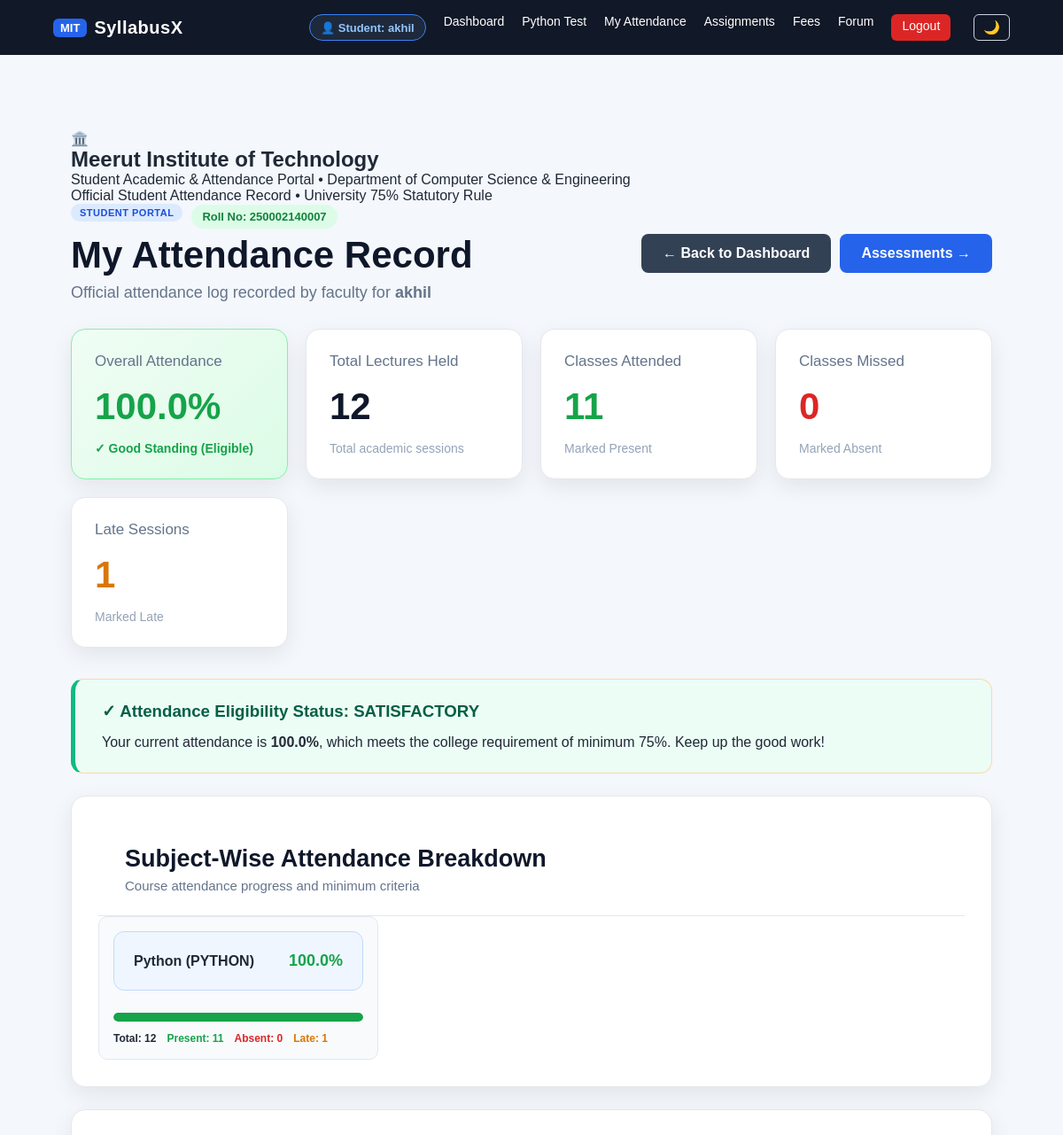
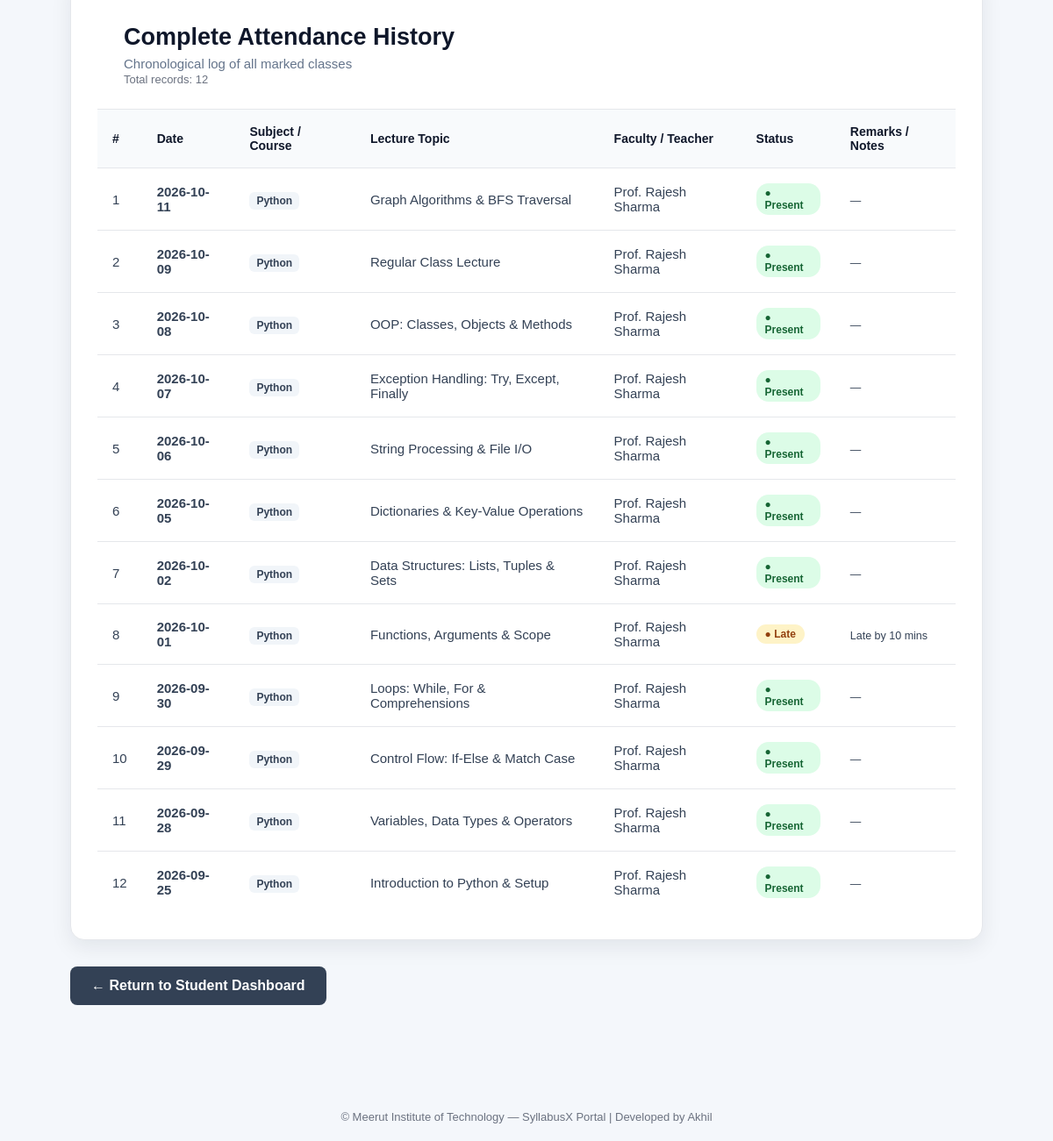
The app's page /student/attendance (signed in) with its own data (2 pictures, top to bottom).
### tables this page shows
CREATE TABLE students (
            id INTEGER PRIMARY KEY AUTOINCREMENT,
            name TEXT NOT NULL,
            roll_number TEXT NOT NULL UNIQUE,
            email TEXT NOT NULL UNIQUE,
            password_hash TEXT NOT NULL,
            created_at TEXT NOT NULL,
            last_login TEXT,
            status TEXT NOT NULL DEFAULT 'active'
        , mobile_number TEXT, email_verified INTEGER DEFAULT 0, mobile_verified INTEGER DEFAULT 0, aadhar_number TEXT, uidai_status TEXT DEFAULT 'verified', aadhar_card_file TEXT, face_photo TEXT, face_embedding TEXT);

CREATE TABLE courses (
            id INTEGER PRIMARY KEY AUTOINCREMENT,
            name TEXT NOT NULL UNIQUE,
            code TEXT NOT NULL UNIQUE,
            description TEXT,
            instructions TEXT,
            mcq_duration_minutes INTEGER DEFAULT 20,
            coding_duration_minutes INTEGER DEFAULT 60,
            is_active INTEGER DEFAULT 1,
            created_at TIMESTAMP DEFAULT CURRENT_TIMESTAMP
        );

CREATE TABLE attendance (
    id INTEGER PRIMARY KEY AUTOINCREMENT,
    student_id INTEGER NOT NULL,
    course_id INTEGER NOT NULL,
    faculty_id INTEGER,
    attendance_date TEXT NOT NULL,
    topic TEXT,
    status TEXT NOT NULL,
    remarks TEXT,
    marked_at TIMESTAMP DEFAULT CURRENT_TIMESTAMP,
    FOREIGN KEY (student_id) REFERENCES students(id) ON DELETE CASCADE,
    FOREIGN KEY (course_id) REFERENCES courses(id) ON DELETE CASCADE,
    FOREIGN KEY (faculty_id) REFERENCES admins(id) ON DELETE SET NULL,
    UNIQUE(student_id, course_id, attendance_date)
);

### app.py (the view)
@app.route(
    "/student/attendance"
)
@student_login_required
def student_attendance():
    student_id = session["student_id"]
    connection = get_db_connection()
    student = connection.execute("""
        SELECT *
        FROM students
        WHERE id = ?
    """, (
        student_id,
    )).fetchone()
    attendance_summary = get_student_attendance_summary(
        connection,
        student_id
    )
    records = get_student_attendance_records(
        connection,
        student_id
    )
    courses = connection.execute("""
        SELECT *
        FROM courses
        WHERE is_active = 1
        ORDER BY id
    """).fetchall()
    course_summaries = []
    for c in courses:
        c_summary = get_student_attendance_summary(
            connection,
            student_id,
            course_id=c["id"]
        )
        if c_summary["total_classes"] > 0:
            course_summaries.append({
                "course": c,
                "summary": c_summary
            })
    connection.close()
    return render_template(
        "student_attendance.html",
        student=student,
        attendance_summary=attendance_summary,
        course_summaries=course_summaries,
        records=records
    )

### app.py (called while the page is built)
@app.after_request
def add_security_headers(response):
    response.headers['X-Content-Type-Options'] = 'nosniff'
    response.headers['X-Frame-Options'] = 'SAMEORIGIN'
    response.headers['X-XSS-Protection'] = '1; mode=block'
    response.headers['Referrer-Policy'] = 'strict-origin-when-cross-origin'
    return response

def get_db_connection():
    database_url = os.environ.get("DATABASE_URL", "")
    if database_url and _PSYCOPG2_AVAILABLE:
        pg_conn = psycopg2.connect(database_url)
        return _PGConnectionWrapper(pg_conn)
    os.makedirs(DATABASE_DIR, exist_ok=True)
    connection = sqlite3.connect(
        DATABASE_PATH,
        timeout=30,
        check_same_thread=False
    )
    connection.row_factory = sqlite3.Row
    connection.execute("PRAGMA busy_timeout = 30000")
    connection.execute("PRAGMA foreign_keys = ON")
    return connection

def student_login_required(function):
    @wraps(function)
    def decorated_function(*args, **kwargs):
        if "student_id" not in session or session.get("role") != "student":
            flash("Please login to the Student Portal first.", "error")
            return redirect(url_for("login", tab="student"))
        return function(*args, **kwargs)
    return decorated_function

def get_student_attendance_records(connection, student_id, course_id=None, limit=None):
    query = """
        SELECT
            attendance.*,
            courses.name as course_name,
            courses.code as course_code,
            COALESCE(faculty.name, admins.name, 'Faculty Member') as faculty_name
        FROM attendance
        JOIN courses ON attendance.course_id = courses.id
        LEFT JOIN faculty ON attendance.faculty_id = faculty.id
        LEFT JOIN admins ON attendance.faculty_id = admins.id
        WHERE attendance.student_id = ?
    """
    params = [student_id]
    if course_id:
        query += " AND attendance.course_id = ?"
        params.append(course_id)
    query += " ORDER BY attendance.attendance_date DESC, attendance.id DESC"
    if limit:
        query += f" LIMIT {int(limit)}"
    return connection.execute(query, params).fetchall()

### templates/student_attendance.html (shortened to what this page needs)
{% extends "base.html" %}
{% block content %}
<div class="page-container">
    <div class="college-badge-banner">
        <div class="college-crest-icon">🏛️</div>
        <div class="college-info">
            <h2>Meerut Institute of Technology</h2>
            <p>Student Academic &amp; Attendance Portal • Department of Computer Science &amp; Engineering</p>
            <span class="college-tagline">Official Student Attendance Record • University 75% Statutory Rule</span>
        </div>
    </div>
    <div class="dashboard-header">
        <div>
            <div style="display: flex; align-items: center; gap: 10px; margin-bottom: 6px;">
                <span class="portal-badge">STUDENT PORTAL</span>
                <span class="status-badge status-active">Roll No: {{ student["roll_number"] }}</span>
            </div>
            <h1>My Attendance Record</h1>
            <p>Official attendance log recorded by faculty for <strong>{{ student["name"] }}</strong></p>
        </div>
        <div class="header-action-buttons">
            <a href="{{ url_for('student_dashboard') }}" class="btn btn-secondary">
                ← Back to Dashboard
            </a>
            <a href="{{ url_for('course_selection') }}" class="btn btn-primary">
                Assessments →
            </a>
        </div>
    </div>
    <div class="stats-grid">
        <div class="stat-card stat-attendance-percentage">
            <div class="stat-title">Overall Attendance</div>
            <div class="stat-number {% if attendance_summary.is_eligible %}text-green{% else %}text-red{% endif %}">
                {{ attendance_summary.percentage }}%
            </div>
            <div class="stat-description">
                {% if attendance_summary.is_eligible %}
                    <span style="color: #16a34a; font-weight: 600;">✓ Good Standing (Eligible)</span>
                {% else %}
                    <span style="color: #dc2626; font-weight: 600;">⚠ Shortage Alert (&lt; 75%)</span>
                {% endif %}
            </div>
        </div>
        <div class="stat-card">
            <div class="stat-title">Total Lectures Held</div>
            <div class="stat-number">{{ attendance_summary.total_classes }}</div>
            <div class="stat-description">Total academic sessions</div>
        </div>
        <div class="stat-card">
            <div class="stat-title">Classes Attended</div>
            <div class="stat-number text-green">{{ attendance_summary.present_count }}</div>
            <div class="stat-description">Marked Present</div>
        </div>
        <div class="stat-card">
            <div class="stat-title">Classes Missed</div>
            <div class="stat-number text-red">{{ attendance_summary.absent_count }}</div>
            <div class="stat-description">Marked Absent</div>
        </div>
        <div class="stat-card">
            <div class="stat-title">Late Sessions</div>
            <div class="stat-number text-amber">{{ attendance_summary.late_count }}</div>
            <div class="stat-description">Marked Late</div>
        </div>
    </div>
    {% if attendance_summary.is_eligible %}
        <div class="notice-card" style="background: #ecfdf5; border-left: 5px solid #10b981; margin-bottom: 25px;">
            <h3 style="color: #065f46;">✓ Attendance Eligibility Status: SATISFACTORY</h3>
            <p>Your current attendance is <strong>{{ attendance_summary.percentage }}%</strong>, which meets the college requirement of minimum 75%. Keep up the good work!</p>
        </div>
    {% endif %}
    {% if course_summaries %}
    <div class="dashboard-card" style="margin-bottom: 25px;">
        <div class="card-header">
            <div>
                <h2>Subject-Wise Attendance Breakdown</h2>
                <p>Course attendance progress and minimum criteria</p>
            </div>
        </div>
        <div class="course-attendance-grid">
            {% for item in course_summaries %}
            <div class="course-attendance-card">
                <div class="course-info">
                    <strong>{{ item.course["name"] }} ({{ item.course["code"] }})</strong>
                    <span class="course-pct {% if item.summary.is_eligible %}text-green{% else %}text-red{% endif %}">
                        {{ item.summary.percentage }}%
                    </span>
                </div>
                <div class="progress-bar-bg" style="margin: 12px 0;">
                    <div class="progress-bar-fill {% if item.summary.is_eligible %}fill-green{% else %}fill-red{% endif %}"
                         style="width: {{ item.summary.percentage }}%;"></div>
                </div>
                <div class="course-counts">
                    <span>Total: {{ item.summary.total_classes }}</span>
                    <span class="text-green">Present: {{ item.summary.present_count }}</span>
                    <span class="text-red">Absent: {{ item.summary.absent_count }}</span>
                    <span class="text-amber">Late: {{ item.summary.late_count }}</span>
                </div>
            </div>
            {% endfor %}
        </div>
    </div>
    {% endif %}
    <div class="dashboard-card">
        <div class="card-header">
            <div>
                <h2>Complete Attendance History</h2>
                <p>Chronological log of all marked classes</p>
            </div>
            <div>
                <span style="font-size: 13px; color: #6b7280;">Total records: {{ records|length }}</span>
            </div>
        </div>
        {% if records %}
        <div class="table-wrapper">
            <table class="student-table">
                <thead>
                    <tr>
                        <th>#</th>
                        <th>Date</th>
                        <th>Subject / Course</th>
                        <th>Lecture Topic</th>
                        <th>Faculty / Teacher</th>
                        <th>Status</th>
                        <th>Remarks / Notes</th>
                    </tr>
                </thead>
                <tbody>
                    {% for rec in records %}
                    <tr>
                        <td>{{ loop.index }}</td>
                        <td>
                            <strong>{{ rec["attendance_date"] }}</strong>
                        </td>
                        <td>
                            <span class="course-pill">{{ rec["course_name"] }}</span>
                        </td>
                        <td>
                            {{ rec["topic"] or "Regular Class Lecture" }}
                        </td>
                        <td>
                            {{ rec["faculty_name"] or "Faculty Member" }}
                        </td>
                        <td>
                            {% if rec["status"] == "Present" %}
                                <span class="badge-present">● Present</span>
                            {% elif rec["status"] == "Absent" %}
                                <span class="badge-absent">● Absent</span>
                            {% else %}
                                <span class="badge-late">● Late</span>
                            {% endif %}
                        </td>
                        <td>
                            <small>{{ rec["remarks"] or "—" }}</small>
                        </td>
                    </tr>
                    {% endfor %}
                </tbody>
            </table>
        </div>
        {% else %}
        <div class="empty-state">
            <p>No attendance entries found for your account yet.</p>
        </div>
        {% endif %}
    </div>
    <div class="dashboard-footer" style="margin-top: 30px;">
        <a href="{{ url_for('student_dashboard') }}" class="btn btn-secondary">
            ← Return to Student Dashboard
        </a>
    </div>
</div>
{% endblock %}

### templates/base.html (shortened to what this page needs)
<!DOCTYPE html>
<html lang="en">
<head>
    <link rel="stylesheet" href="{{ url_for('static', filename='css/style.css') }}">
</head>
<body>
<nav class="navbar">
    <div class="nav-container">
        <div class="logo">
            <a href="{{ url_for('index') }}" style="color: inherit; text-decoration: none; display: flex; align-items: center; gap: 8px;">
                <span class="logo-badge">MIT</span>
                <span style="font-size: 20px; font-weight: 800; letter-spacing: 0.5px;">SyllabusX</span>
            </a>
        </div>
        <div class="nav-links">
            {% if session.get("student_id") %}
                <span class="user-pill student-pill">
                    👤 Student: {{ session.get("student_name") }}
                </span>
                <a href="{{ url_for('student_dashboard') }}">
                    Dashboard
                </a>
                <a href="{{ url_for('assessment_instructions') }}">
                    Python Test
                </a>
                <a href="{{ url_for('student_attendance') }}">
                    My Attendance
                </a>
                <a href="{{ url_for('student_assignments') }}">
                    Assignments
                </a>
                <a href="{{ url_for('student_fees') }}">
                    Fees
                </a>
                <a href="{{ url_for('campus_forum') }}">
                    Forum
                </a>
                <a href="{{ url_for('logout') }}" class="nav-logout-btn">
                    Logout
                </a>
            {% endif %}
            <button type="button" id="themeToggleBtn" onclick="toggleTheme()" style="background: transparent; border: 1.5px solid #cbd5e1; border-radius: 6px; cursor: pointer; padding: 5px 10px; font-size: 15px; margin-left: 6px;" title="Toggle Dark / Light Mode">
                🌙
            </button>
        </div>
    </div>
</nav>
<main class="main-container">
    {% block content %}
    {% endblock %}
</main>
<footer>
    <p>
        © Meerut Institute of Technology — SyllabusX Portal | Developed by Akhil
    </p>
</footer>
</body>
</html>

### records on screen
students: get "akhil", roll_number "250002140007", name "akhil"
courses: course.name "Python", course.code "PYTHON"
attendance: attendance_date "2026-10-11", course_name "Python", topic "Graph Algorithms & BFS Traversal", rec "Prof. Rajesh Sharma", status "● Present", remarks "—"
attendance: attendance_date "2026-10-09", course_name "Python", topic "Regular Class Lecture", rec "Prof. Rajesh Sharma", status "● Present", remarks "—"
attendance: attendance_date "2026-10-08", course_name "Python", topic "OOP: Classes, Objects & Methods", rec "Prof. Rajesh Sharma", status "● Present", remarks "—"
attendance: attendance_date "2026-10-07", course_name "Python", topic "Exception Handling: Try, Except, Finally", rec "Prof. Rajesh Sharma", status "● Present", remarks "—"
attendance: attendance_date "2026-10-06", course_name "Python", topic "String Processing & File I/O", rec "Prof. Rajesh Sharma", status "● Present", remarks "—"
attendance: attendance_date "2026-10-05", course_name "Python", topic "Dictionaries & Key-Value Operations", rec "Prof. Rajesh Sharma", status "● Present", remarks "—"
attendance: attendance_date "2026-10-02", course_name "Python", topic "Data Structures: Lists, Tuples & Sets", rec "Prof. Rajesh Sharma", status "● Present", remarks "—"
attendance: attendance_date "2026-10-01", course_name "Python", topic "Functions, Arguments & Scope", rec "Prof. Rajesh Sharma", status "● Late", remarks "Late by 10 mins"
attendance: attendance_date "2026-09-30", course_name "Python", topic "Loops: While, For & Comprehensions", rec "Prof. Rajesh Sharma", status "● Present", remarks "—"
attendance: attendance_date "2026-09-29", course_name "Python", topic "Control Flow: If-Else & Match Case", rec "Prof. Rajesh Sharma", status "● Present", remarks "—"
attendance: attendance_date "2026-09-28", course_name "Python", topic "Variables, Data Types & Operators", rec "Prof. Rajesh Sharma", status "● Present", remarks "—"
attendance: attendance_date "2026-09-25", course_name "Python", topic "Introduction to Python & Setup", rec "Prof. Rajesh Sharma", status "● Present", remarks "—"

### other values on screen
{{ attendance_summary.percentage }} "100.0"
{{ attendance_summary.total_classes }} "12"
{{ attendance_summary.present_count }} "11"
{{ attendance_summary.absent_count }} "0"
{{ attendance_summary.late_count }} "1"
{{ item.summary.percentage }} "100.0"
{{ item.summary.total_classes }} "12"
{{ item.summary.present_count }} "11"
{{ item.summary.absent_count }} "0"
{{ item.summary.late_count }} "1"
{{ records|length }} "12"
